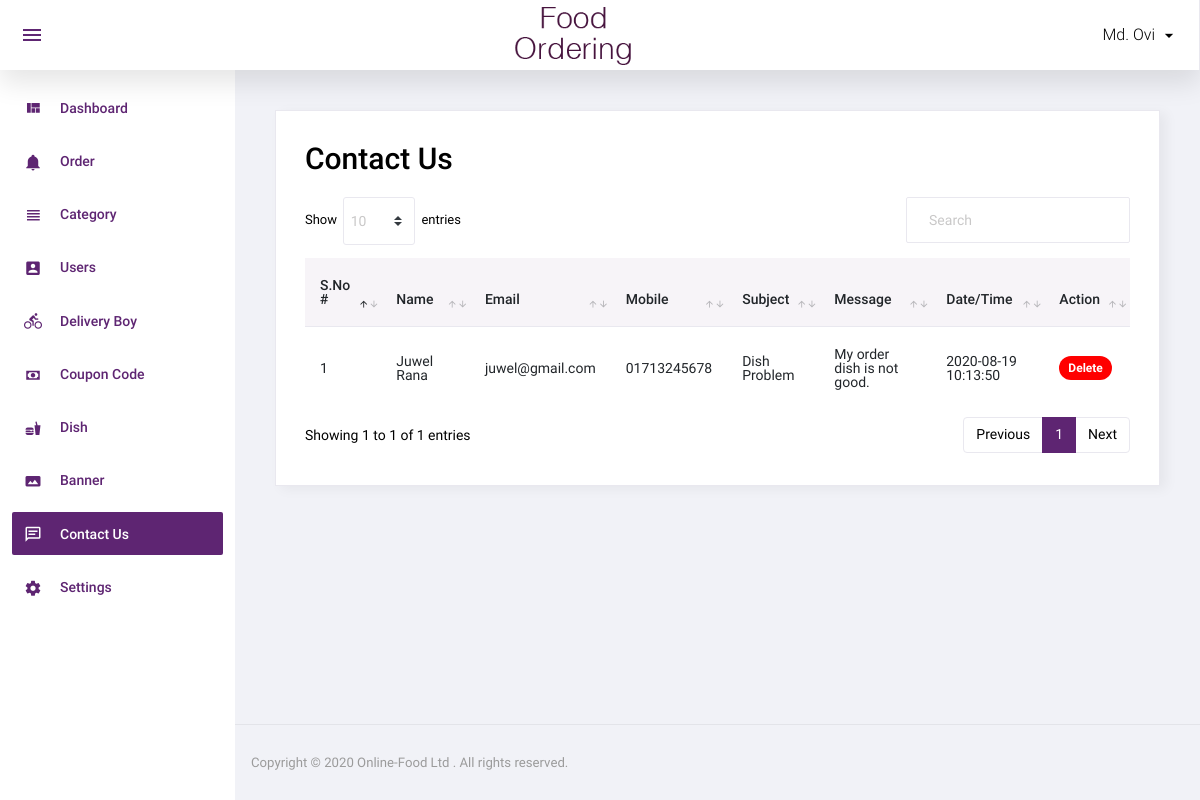
Screenshot of /admin/contact_us.php (signed in) with the database file from the repository.
### tables this page shows
CREATE TABLE `contact_us` (
  `id` int(11) NOT NULL,
  `name` varchar(255) NOT NULL,
  `email` varchar(100) NOT NULL,
  `mobile` varchar(15) NOT NULL,
  `subject` varchar(255) NOT NULL,
  `message` text NOT NULL,
  `added_on` datetime NOT NULL
);

### admin/contact_us.php (the view, shortened to what this page needs)
<?php
    include('top.php');
    $sql="SELECT * FROM contact_us ORDER BY id DESC";
    $res=mysqli_query($con,$sql);
?>
<div class="card">
            <div class="card-body">
              <h1 class="grid_title">Contact Us</h1>
              <div class="row grid_box">
                <div class="col-12">
                  <div class="table-responsive">
                    <table id="order-listing" class="table">
                      <thead>
                        <tr>
                            <th width="10%">S.No #</th>
                            <th width="15%">Name</th>
                            <th width="15%">Email</th>
                            <th width="10%">Mobile</th>
                            <th width="10%">Subject</th>
                            <th width="20%">Message</th>
                            <th width="15%">Date/Time</th>
                            <th width="5%">Action</th>
                        </tr>
                      </thead>
                      <tbody>
                      <?php
                        if(mysqli_num_rows($res)>0) {
                           $i=1;
                           while($row=mysqli_fetch_assoc($res)){
                      ?>
                                <tr>
                                    <td><?php echo $i++;?></td>
                                    <td><?php echo $row['name'];?></td>
                                    <td><?php echo $row['email'];?></td>
                                    <td><?php echo $row['mobile'];?></td>
                                    <td><?php echo $row['subject'];?></td>
                                    <td><?php echo $row['message'];?></td>
                                    <td><?php echo $row['added_on'];?></td>
                                    <td>
                                        <a href="?id=<?php echo $row['id']?>&type=delete"><span class="badge badge-pill badge-danger delete_red">Delete</span></a>
                                    </td>
                                </tr>
                      <?php } } else { ?>
                            <td colspan="8" style="text-align:center;">No Data Found !</td>
                      <?php } ?>
                      </tbody>
                    </table>
                  </div>
				</div>
              </div>
            </div>
          </div>
<?php include('footer.php'); ?>

### rows the page displays
contact_us: name "Juwel Rana", email "juwel@gmail.com", mobile "01713245678", subject "Dish Problem", message "My order dish is not good.", added_on "2020-08-19 10:13:50"

### other values shown
$_SESSION['ADMIN_NAME'] "Md. Ovi"
